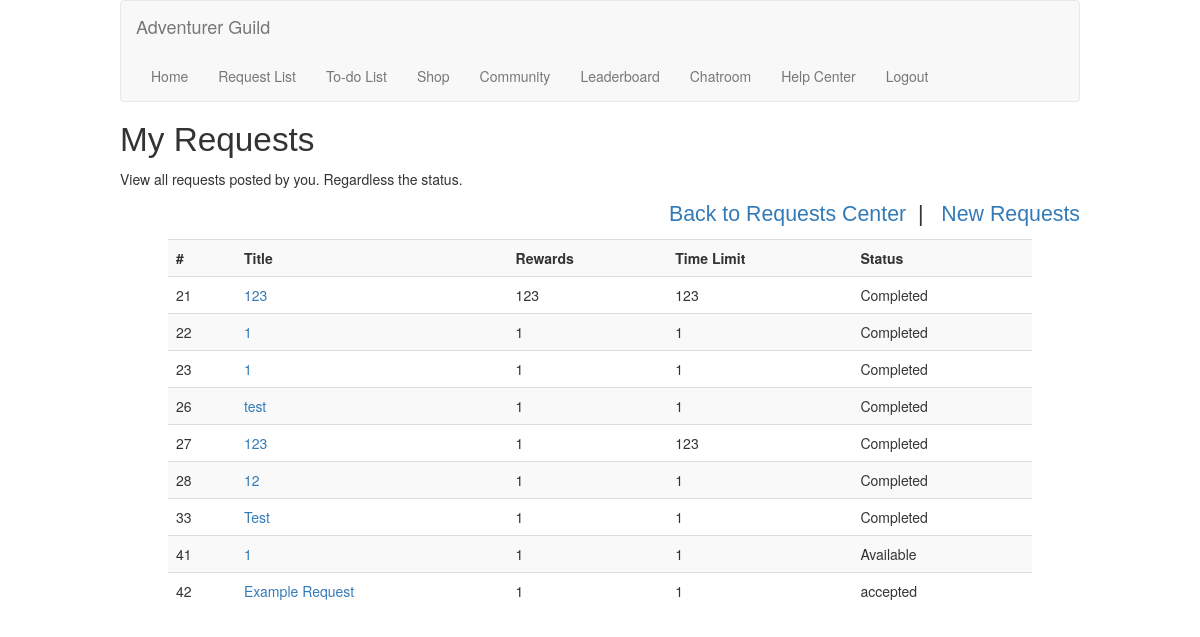
/myrequest (signed in), run on the app's committed database.
### models/sqlmodels.py (models this page shows, shortened)
class Requests(db.Model):
    __tablename__ = 'requests'
    requestID = Column(Integer, primary_key=True, autoincrement=True)
    title = Column(String(120), nullable=False)
    content = Column(Text, nullable=False)
    rewards = Column(String(120))
    timelimit = Column(String(120))
    userID = Column(String(120), ForeignKey('users.userID', name='fk_requests_userID'))
    status = Column(Text, nullable=False, default="Available")
    answer = Column(Text)

### app.py (the view)
    @app.route("/myrequest")
    @login_required
    def myRequest():
        userID = current_user.id
        result = Requests.query.filter(Requests.userID == userID).all() # Show all requests that current user posted
        if result:
            return render_template("myrequest.html", result=result)
        else:
            return render_template("myrequest.html", errmsg=f"We cannot find any content.")

### app.py (called while the page is built)
    @login_manager.user_loader
    def load_user(user_id):
        return User(user_id)

### templates/myrequest.html (shortened to what this page needs)
{% extends 'base.html' %}
{% block content %}
    <h1 id="pageBanner">My Requests</h1>
    <p>View all requests posted by you. Regardless the status.</p>
    <div id="new">
        <p><a href="/requests" title="Requests">Back to Requests Center</a>&nbsp;&nbsp;|&nbsp;&nbsp;
            <a href="/newrequest" title="New Requests">New Requests</a></p>
    </div>
    <table class="table table-striped listcontents">
        <tbody>
        <tr>
            <th scope="col">#</th>
            <th scope="col">Title</th>
            <th scope="col">Rewards</th>
            <th scope="col">Time Limit</th>
            <th scope="col">Status</th>
        </tr>
        {% for resultitem in result %}
                <tr>
                    <td>{{ resultitem.requestID }}</td>
                    <td><a href="requestdetails/{{resultitem.requestID}}" title="View Details">{{ resultitem.title }}</a></td>
                    <td>{{ resultitem.rewards }}</td>
                    <td>{{ resultitem.timelimit }}</td>
                    <td>{{ resultitem.status }}</td>
                </tr>
        {% endfor %}
        </tbody>
    </table>
{% endblock %}

### static/css/main.css (style rules this page uses)
a { text-decoration: none; }
.listcontents { width: 90%; margin-left: auto; margin-right: auto; }
#mainContent #new { text-align: right; font-family: 'Gill Sans', 'Gill Sans MT', Calibri, 'Trebuchet MS', sans-serif; font-size: 16pt; }
#pageBanner { font-family: 'Gill Sans', 'Gill Sans MT', Calibri, 'Trebuchet MS', sans-serif; font-size: 25pt; }

### data on the page
Requests: requestID "21", title "123", rewards "123", timelimit "123", status "Completed"
Requests: requestID "22", title "1", rewards "1", timelimit "1", status "Completed"
Requests: requestID "23", title "1", rewards "1", timelimit "1", status "Completed"
Requests: requestID "26", title "test", rewards "1", timelimit "1", status "Completed"
Requests: requestID "27", title "123", rewards "1", timelimit "123", status "Completed"
Requests: requestID "28", title "12", rewards "1", timelimit "1", status "Completed"
Requests: requestID "33", title "Test", rewards "1", timelimit "1", status "Completed"
Requests: requestID "41", title "1", rewards "1", timelimit "1", status "Available"
Requests: requestID "42", title "Example Request", rewards "1", timelimit "1", status "accepted"
